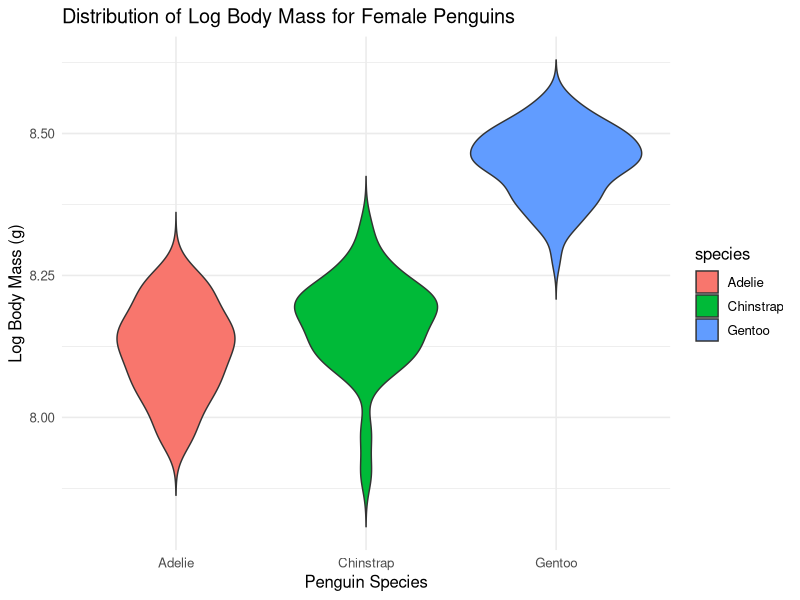

R code for this plot:
### This is a script of homework Part 1 ####
### Created by: Leah Barkai #############
### Updated on: 2025-09-16 ####################

#### Load Libraries ######
library(palmerpenguins)
library(tidyverse)
library(here)
library(ggplot2)

### Load data ######
# The data is part of the package and is called penguins
glimpse(penguins)

### Functions ###
#homework part 1: 
penguins %>% #calling the dataset and then
  group_by(species, island, sex) %>% #creates groups with species, island and sex
  summarise( #summarizing per group
    mean_body_mass = mean(body_mass_g, na.rm = TRUE), #Creating new column named mean body mass with the averages (mean) for each group 
                                                      ##na.rm = TRUE means to ignore the NAs when calculating the mean
                                                      ##*remember - each line needs a comma in summarise
    var_body_mass = var(body_mass_g, na.rm = TRUE)) #Creating new column named variance body mass with the variances for each group

#homework part 2:
penguins_female <- penguins %>% #Calling the new dataset and then using penguins dataset and then 
  filter(sex != "male") %>% #Keeps only rows where the sex is not a male so excluding males 
  mutate(log_body_mass = log(body_mass_g)) %>% #mutate will create new columns or change the existing columns in the data frame but the rest is the same and this is added to the new dataset then changing the old one
                                               #taking the logarithm of each value in the body mass column
  select(species, island, sex, log_body_mass) #taking only species, etc. columns that you need including the log one I made in the step before

view(penguins_female)

#plot
g<-ggplot(penguins_female, #using the female penguin dataset I created above 
       aes(x = species, y = log_body_mass, fill = species)) + #mapping the x and y axis then filling each species its own color 
  geom_violin(trim = FALSE) + #using a violin plot then not trimming off any data and showing the whole shape 
  labs(title = "Distribution of Log Body Mass for Female Penguins", #then labeled title, x and y axis
       x = "Penguin Species", 
       y = "Log Body Mass (g)")+
  theme_minimal(base_size = 12) #used the minimal theme (no gray boxes) and put the font size to 12

ggsave(here("Week_04", "Output","Distribution_of_Log_Body_Mass_for_Female_Penguins.png"), #This is where I am saving it and what it will be called
       plot=g, #I am saving plot g I made
       width = 6, height = 4) #this is the dimensions

       